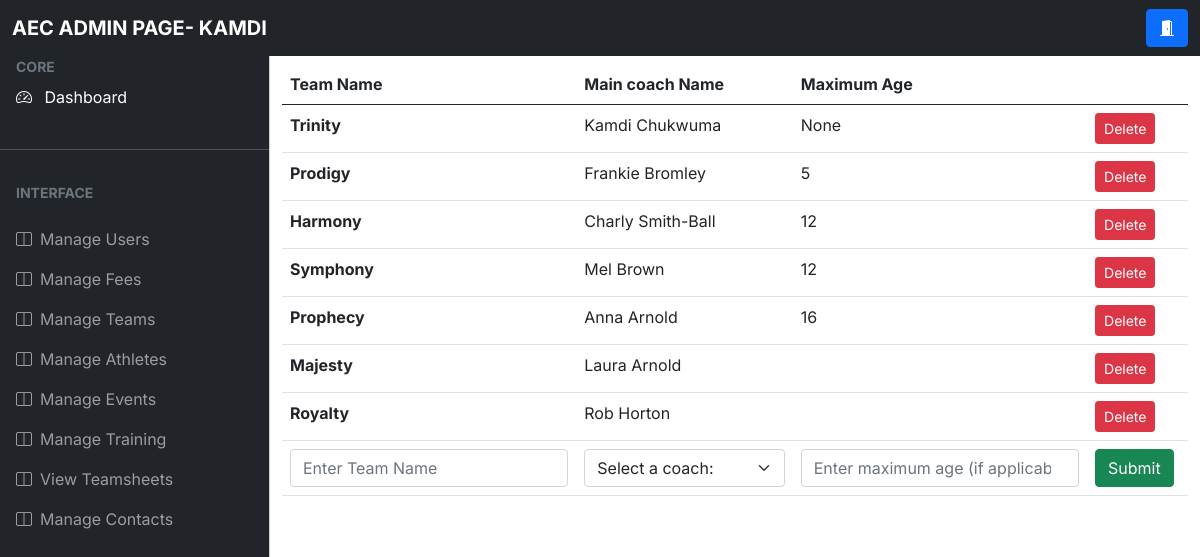
Page /teams (signed in) on the committed database.
### app.py (models this page shows)
class User(db.Model, UserMixin):
    id = db.Column(db.Integer, primary_key = True)
    firstName = db.Column(db.String(50),nullable = False)
    surname = db.Column(db.String(50), nullable = False)
    dob = db.Column(db.DateTime, nullable = False)
    start_date = db.Column(db.DateTime, nullable = True, default=date.today())
    email = db.Column(db.String(70), nullable = False)
    password = db.Column(db.String(255), nullable = False)
    usertype = db.Column(db.Integer, default = -1)
    verified = db.Column(db.Integer, default = 0)

class Team_Details(db.Model):
    team_id = db.Column(db.Integer, primary_key= True)
    coach_id = db.Column(db.Integer)
    team_name= db.Column(db.String(20), nullable= False)
    max_age = db.Column(db.Integer, nullable=True)

### app.py (the view)
@app.route('/teams', methods=['GET','POST'])
@login_required
def view_teams():
    team_names = {}
    coaches = {}
    query = db.engine.execute("SELECT team__details.team_id, team__details.max_age, team__details.team_name, user.firstName, user.surname FROM team__details, user WHERE user.id == team__details.coach_id ")
    for team in query:
        team_names[team[0]] = [team[1], team[2], team[3] + " " + team[4]]
    query = db.engine.execute('SELECT user.id, user.firstName, user.surname FROM user WHERE user.usertype > {}'.format(0))
    coaches = {}
    for coach in query:
        coaches[coach[0]] = [coach[1]+ " "+ coach[2]]
    if -1 < current_user.usertype < 4:
        return render_template('teams.html', team_names = team_names, coaches = coaches)
    query = db.engine.execute("SELECT team__details.team_id, team__details.max_age, team__details.team_name, user.firstName, user.surname FROM team__details, user WHERE user.id == team__details.coach_id")
    for team in query:
        team_names[team[0]] = [team[1], team[2], team[3] + " " + team[4]]
    db.session.commit()
    return render_template('adminteams.html', team_names = team_names,coaches = coaches)

### app.py (called while the page is built)
@login_manager.user_loader
def load_user(user_id):
    return User.query.get(user_id)

### templates/adminteams.html (shortened to what this page needs)
<!DOCTYPE html>
<html lang="en">
  <head>
    <link rel="stylesheet" href="static\css\admin\bootstrap.min.css" />
    <link
      rel="stylesheet"
      href="https://cdn.jsdelivr.net/npm/bootstrap-icons@1.4.1/font/bootstrap-icons.css"
    />
    <link rel="stylesheet" href="static\css\admin\bootstrap.min.css" />
    <link rel="stylesheet" href="static\css\admin\style.css" />
  </head>
    <nav class="navbar navbar-expand-lg navbar-dark bg-dark fixed-top">
      <div class="container-fluid">
        <a
          class="navbar-brand me-auto ms-lg-0 ms-3 text-uppercase fw-bold"
          >AEC ADMIN PAGE- {{ current_user.firstName }}</a
        >
        <div class="collapse navbar-collapse" id="topNavBar">
          <form class="d-flex ms-auto my-3 my-lg-0">
            <div class="input-group">
              <a href ="{{ url_for('logout') }}" class="btn btn-primary">
                <i class="bi bi-door-open-fill"></i>
            </a>
            </div>
          </form>
        </div>
      </div>
    </nav>
    <div
    class="offcanvas offcanvas-start sidebar-nav bg-dark"
    tabindex="-1"
    id="sidebar"
  >
    <div class="offcanvas-body p-0">
      <nav class="navbar-dark">
        <ul class="navbar-nav">
          <li>
            <div class="text-muted small fw-bold text-uppercase px-3">
              CORE
            </div>
          </li>
          <li>
            <a href="{{ url_for('admin') }}" class="nav-link px-3 active">
              <span class="me-2"><i class="bi bi-speedometer2" ></i></span>
              <span>Dashboard</span>
            </a>
          </li>
          <li class="my-4"><hr class="dropdown-divider bg-light" /></li>
          <li>
            <div class="text-muted small fw-bold text-uppercase px-3 mb-3">
              Interface
            </div>
          </li>
          <li>
            <a
              class="nav-link px-3 sidebar-link"
              href="{{ url_for('verify_users') }}"
            >
              <span class="me-2"><i class="bi bi-layout-split"></i></span>
              <span>Manage Users</span>
            </a>
            <a
            class="nav-link px-3 sidebar-link"
            href="{{ url_for('view_fees') }}"
          >
            <span class="me-2"><i class="bi bi-layout-split"></i></span>
            <span>Manage Fees</span>
          </a>
          <a
          class="nav-link px-3 sidebar-link"
          href="{{ url_for('view_teams') }}"
        >
          <span class="me-2"><i class="bi bi-layout-split"></i></span>
          <span>Manage Teams</span>
        </a>
              <a
              class="nav-link px-3 sidebar-link"
              href="{{ url_for('view_athletes') }}"
            >
              <span class="me-2"><i class="bi bi-layout-split"></i></span>
              <span>Manage Athletes</span>
            </a>
            <a
            class="nav-link px-3 sidebar-link"
            href="{{ url_for('view_events') }}"
          >
            <span class="me-2"><i class="bi bi-layout-split"></i></span>
            <span>Manage Events</span>
          </a>
          <a
          class="nav-link px-3 sidebar-link"
          href="{{ url_for('view_training') }}"
        >
          <span class="me-2"><i class="bi bi-layout-split"></i></span>
          <span>Manage Training</span>
        </a>
        <a
        class="nav-link px-3 sidebar-link"
        href="{{ url_for('view_teamsheet') }}"
      >
        <span class="me-2"><i class="bi bi-layout-split"></i></span>
        <span>View Teamsheets</span>
      </a>
      <a
      class="nav-link px-3 sidebar-link"
      href="{{ url_for('view_contacts') }}"
    >
      <span class="me-2"><i class="bi bi-layout-split"></i></span>
      <span>Manage Contacts</span>
    </a>
          </li>
        </ul>
      </nav>
    </div>
  </div>
    <main class="mt-5 pt-3">
      <div class="container-fluid">
        <form method = 'POST' action="{{ url_for('create_teams')}} ">
        <table class="table">
            <thead>
              <tr>
                <th scope="col">Team Name</th>
                <th scope="col">Main coach Name</th>
                <th scope="col">Maximum Age</th>
                <th scope= "col"></th>
              </tr>
            </thead>
            <tbody>
              {% for team in team_names %}
              <tr>
                <th scope="row">{{ team_names[team][1] }}</th>
                <td>{{ team_names[team][2] }}</td>
                <td>{{team_names[team][0]}}</td>
                <td><a type="Submit" class="btn btn-danger btn-sm" href= "{{url_for('delete_teams', teamid=team)}}">Delete</a></td>
              </tr>
              {% endfor %}
              <tr>
              <td><input
              type="text"
              class="form-control"
              id="team_name"
              name="team_name"
              placeholder="Enter Team Name"
              />
              </td>
              <td>
                <select class="form-select" aria-label="Default select example" name="coach", id= "coach">
                  <option selected>Select a coach: </option>
                </select>
              </td>
              <td>
                <div class= "form-group">
                  <input
                  type="number"
                  class="form-control"
                  id="max_age"
                  name="max_age"
                  placeholder="Enter maximum age (if applicable)"
                  />
              </td>
              <td><input class="btn btn-success" type="submit" value="Submit"></td>
              </tr>
            </tbody>
          </table>
            </div>
    </main>
  </body>
</html>

### static/css/admin/style.css (style rules this page uses)
:root { --offcanvas-width: 270px; --topNavbarHeight: 56px; }
.sidebar-nav { width: var(--offcanvas-width); }
.sidebar-link { display: flex; align-items: center; }
@media (min-width: 992px) { main { margin-left: var(--offcanvas-width); } }
@media (min-width: 992px) { .sidebar-nav { -webkit-transform: none; transform: none; visibility: visible !important; height: calc(100% - var(--topNavbarHeight)); top: var(--topNavbarHeight); } }

### rows in the picture
User: firstName "KAMDI"
Team_Details: team_name "Trinity"
Team_Details: team_name "Prodigy"
Team_Details: team_name "Harmony"
Team_Details: team_name "Symphony"
Team_Details: team_name "Prophecy"
Team_Details: team_name "Majesty"
Team_Details: team_name "Royalty"

### other values in the picture
{{ team_names[team][2] }} "Kamdi Chukwuma" "Frankie Bromley" "Charly Smith-Ball" "Mel Brown" "Anna Arnold" "Laura Arnold" "Rob Horton"
{{ team_names[team][0] }} "None" "5" "12" "12" "16"
